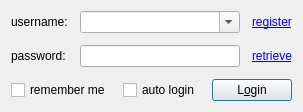
<?xml version="1.0" encoding="UTF-8"?>
<ui version="4.0">
 <class>LoginDialog</class>
 <widget class="QDialog" name="LoginDialog">
  <property name="geometry">
   <rect>
    <x>0</x>
    <y>0</y>
    <width>353</width>
    <height>133</height>
   </rect>
  </property>
  <property name="windowTitle">
   <string>Login Account</string>
  </property>
  <property name="sizeGripEnabled">
   <bool>false</bool>
  </property>
  <property name="modal">
   <bool>false</bool>
  </property>
  <layout class="QVBoxLayout" name="verticalLayout">
   <property name="sizeConstraint">
    <enum>QLayout::SetFixedSize</enum>
   </property>
   <item>
    <layout class="QGridLayout" name="gridLayout">
     <property name="spacing">
      <number>12</number>
     </property>
     <item row="1" column="2" alignment="Qt::AlignRight">
      <widget class="QLabel" name="retrievePassword">
       <property name="focusPolicy">
        <enum>Qt::NoFocus</enum>
       </property>
       <property name="text">
        <string>&lt;html&gt;&lt;head/&gt;&lt;body&gt;&lt;p&gt;&lt;a href=&quot;register&quot;&gt;&lt;span style=&quot; text-decoration: underline; color:#0000ff;&quot;&gt;retrieve&lt;/span&gt;&lt;/a&gt;&lt;/p&gt;&lt;/body&gt;&lt;/html&gt;</string>
       </property>
      </widget>
     </item>
     <item row="0" column="2" alignment="Qt::AlignRight">
      <widget class="QLabel" name="registerAccount">
       <property name="focusPolicy">
        <enum>Qt::NoFocus</enum>
       </property>
       <property name="text">
        <string>&lt;html&gt;&lt;head/&gt;&lt;body&gt;&lt;p&gt;&lt;a href=&quot;register&quot;&gt;&lt;span style=&quot; text-decoration: underline; color:#0000ff;&quot;&gt;register&lt;/span&gt;&lt;/a&gt;&lt;/p&gt;&lt;/body&gt;&lt;/html&gt;</string>
       </property>
      </widget>
     </item>
     <item row="1" column="1">
      <widget class="QLineEdit" name="passwordEdit">
       <property name="sizePolicy">
        <sizepolicy hsizetype="Expanding" vsizetype="Fixed">
         <horstretch>0</horstretch>
         <verstretch>0</verstretch>
        </sizepolicy>
       </property>
       <property name="maxLength">
        <number>255</number>
       </property>
       <property name="echoMode">
        <enum>QLineEdit::Password</enum>
       </property>
       <property name="placeholderText">
        <string/>
       </property>
      </widget>
     </item>
     <item row="1" column="0">
      <widget class="QLabel" name="label">
       <property name="text">
        <string>password:</string>
       </property>
      </widget>
     </item>
     <item row="0" column="1">
      <widget class="QComboBox" name="usernameEdit">
       <property name="sizePolicy">
        <sizepolicy hsizetype="Preferred" vsizetype="Fixed">
         <horstretch>0</horstretch>
         <verstretch>0</verstretch>
        </sizepolicy>
       </property>
       <property name="editable">
        <bool>true</bool>
       </property>
      </widget>
     </item>
     <item row="0" column="0">
      <widget class="QLabel" name="label_2">
       <property name="text">
        <string>username:</string>
       </property>
      </widget>
     </item>
     <item row="2" column="0" colspan="3">
      <layout class="QHBoxLayout" name="horizontalLayout">
       <item>
        <widget class="QCheckBox" name="rememberMe">
         <property name="text">
          <string>remember me</string>
         </property>
        </widget>
       </item>
       <item>
        <widget class="QCheckBox" name="autoLogin">
         <property name="text">
          <string>auto login</string>
         </property>
        </widget>
       </item>
       <item>
        <spacer name="horizontalSpacer">
         <property name="orientation">
          <enum>Qt::Horizontal</enum>
         </property>
         <property name="sizeHint" stdset="0">
          <size>
           <width>0</width>
           <height>0</height>
          </size>
         </property>
        </spacer>
       </item>
       <item>
        <widget class="QPushButton" name="loginButton">
         <property name="sizePolicy">
          <sizepolicy hsizetype="Fixed" vsizetype="Fixed">
           <horstretch>0</horstretch>
           <verstretch>0</verstretch>
          </sizepolicy>
         </property>
         <property name="text">
          <string>L&amp;ogin</string>
         </property>
         <property name="default">
          <bool>true</bool>
         </property>
        </widget>
       </item>
      </layout>
     </item>
    </layout>
   </item>
  </layout>
 </widget>
 <tabstops>
  <tabstop>usernameEdit</tabstop>
  <tabstop>passwordEdit</tabstop>
 </tabstops>
 <resources/>
 <connections/>
</ui>
